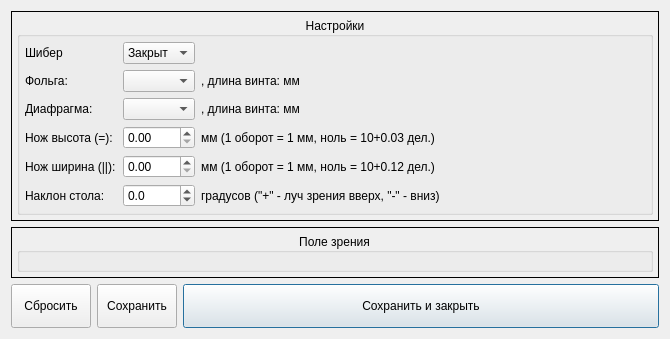
<?xml version="1.0" encoding="UTF-8"?>
<ui version="4.0">
 <class>HardwareWidgetDesign</class>
 <widget class="QWidget" name="HardwareWidgetDesign">
  <property name="geometry">
   <rect>
    <x>0</x>
    <y>0</y>
    <width>670</width>
    <height>339</height>
   </rect>
  </property>
  <property name="windowTitle">
   <string>Hardware</string>
  </property>
  <layout class="QVBoxLayout" name="verticalLayout_3">
   <item>
    <widget class="QFrame" name="frame">
     <property name="frameShape">
      <enum>QFrame::Box</enum>
     </property>
     <property name="frameShadow">
      <enum>QFrame::Plain</enum>
     </property>
     <layout class="QVBoxLayout" name="verticalLayout">
      <property name="leftMargin">
       <number>5</number>
      </property>
      <property name="topMargin">
       <number>5</number>
      </property>
      <property name="rightMargin">
       <number>5</number>
      </property>
      <property name="bottomMargin">
       <number>5</number>
      </property>
      <item>
       <widget class="QGroupBox" name="settings_groupBox">
        <property name="sizePolicy">
         <sizepolicy hsizetype="Preferred" vsizetype="Fixed">
          <horstretch>0</horstretch>
          <verstretch>0</verstretch>
         </sizepolicy>
        </property>
        <property name="font">
         <font>
          <pointsize>9</pointsize>
         </font>
        </property>
        <property name="title">
         <string>Настройки</string>
        </property>
        <property name="alignment">
         <set>Qt::AlignCenter</set>
        </property>
        <layout class="QGridLayout" name="gridLayout">
         <property name="leftMargin">
          <number>5</number>
         </property>
         <property name="topMargin">
          <number>5</number>
         </property>
         <property name="rightMargin">
          <number>5</number>
         </property>
         <property name="bottomMargin">
          <number>5</number>
         </property>
         <item row="4" column="1">
          <widget class="QDoubleSpinBox" name="vknife_doubleSpinBox">
           <property name="wrapping">
            <bool>false</bool>
           </property>
           <property name="accelerated">
            <bool>true</bool>
           </property>
           <property name="decimals">
            <number>2</number>
           </property>
           <property name="singleStep">
            <double>0.010000000000000</double>
           </property>
          </widget>
         </item>
         <item row="2" column="1">
          <widget class="QComboBox" name="diaph_comboBox"/>
         </item>
         <item row="1" column="2">
          <widget class="QLabel" name="foil_comment_label">
           <property name="text">
            <string>, длина винта: мм</string>
           </property>
          </widget>
         </item>
         <item row="3" column="0">
          <widget class="QLabel" name="label_3">
           <property name="text">
            <string>Нож высота (=): </string>
           </property>
          </widget>
         </item>
         <item row="1" column="0">
          <widget class="QLabel" name="label">
           <property name="sizePolicy">
            <sizepolicy hsizetype="Fixed" vsizetype="Preferred">
             <horstretch>0</horstretch>
             <verstretch>0</verstretch>
            </sizepolicy>
           </property>
           <property name="text">
            <string>Фольга:</string>
           </property>
          </widget>
         </item>
         <item row="1" column="1">
          <widget class="QComboBox" name="foil_comboBox">
           <property name="sizePolicy">
            <sizepolicy hsizetype="Fixed" vsizetype="Fixed">
             <horstretch>0</horstretch>
             <verstretch>0</verstretch>
            </sizepolicy>
           </property>
          </widget>
         </item>
         <item row="2" column="2">
          <widget class="QLabel" name="diaph_comment_label">
           <property name="text">
            <string>, длина винта: мм</string>
           </property>
          </widget>
         </item>
         <item row="2" column="0">
          <widget class="QLabel" name="label_2">
           <property name="text">
            <string>Диафрагма:</string>
           </property>
          </widget>
         </item>
         <item row="3" column="1">
          <widget class="QDoubleSpinBox" name="hknife_doubleSpinBox">
           <property name="wrapping">
            <bool>false</bool>
           </property>
           <property name="accelerated">
            <bool>true</bool>
           </property>
           <property name="decimals">
            <number>2</number>
           </property>
           <property name="singleStep">
            <double>0.010000000000000</double>
           </property>
          </widget>
         </item>
         <item row="3" column="2">
          <widget class="QLabel" name="label_8">
           <property name="text">
            <string>мм (1 оборот = 1 мм, ноль = 10+0.03 дел.)</string>
           </property>
          </widget>
         </item>
         <item row="5" column="2">
          <widget class="QLabel" name="label_6">
           <property name="text">
            <string>градусов (&quot;+&quot; - луч зрения вверх, &quot;-&quot; - вниз)</string>
           </property>
          </widget>
         </item>
         <item row="5" column="0">
          <widget class="QLabel" name="label_5">
           <property name="text">
            <string>Наклон стола:</string>
           </property>
          </widget>
         </item>
         <item row="5" column="1">
          <widget class="QDoubleSpinBox" name="angle_doubleSpinBox">
           <property name="decimals">
            <number>1</number>
           </property>
           <property name="minimum">
            <double>-10.000000000000000</double>
           </property>
           <property name="maximum">
            <double>10.000000000000000</double>
           </property>
           <property name="singleStep">
            <double>0.100000000000000</double>
           </property>
          </widget>
         </item>
         <item row="4" column="2">
          <widget class="QLabel" name="label_7">
           <property name="text">
            <string>мм (1 оборот = 1 мм, ноль = 10+0.12 дел.)</string>
           </property>
          </widget>
         </item>
         <item row="4" column="0">
          <widget class="QLabel" name="label_4">
           <property name="text">
            <string>Нож ширина (||):</string>
           </property>
          </widget>
         </item>
         <item row="0" column="0">
          <widget class="QLabel" name="label_9">
           <property name="text">
            <string>Шибер</string>
           </property>
          </widget>
         </item>
         <item row="0" column="1">
          <widget class="QComboBox" name="shiber_comboBox">
           <item>
            <property name="text">
             <string>Закрыт</string>
            </property>
           </item>
           <item>
            <property name="text">
             <string>Открыт</string>
            </property>
           </item>
          </widget>
         </item>
        </layout>
       </widget>
      </item>
     </layout>
    </widget>
   </item>
   <item>
    <widget class="QFrame" name="frame_2">
     <property name="frameShape">
      <enum>QFrame::Box</enum>
     </property>
     <property name="frameShadow">
      <enum>QFrame::Plain</enum>
     </property>
     <layout class="QVBoxLayout" name="verticalLayout_2">
      <property name="leftMargin">
       <number>5</number>
      </property>
      <property name="topMargin">
       <number>5</number>
      </property>
      <property name="rightMargin">
       <number>5</number>
      </property>
      <property name="bottomMargin">
       <number>5</number>
      </property>
      <item>
       <widget class="QGroupBox" name="groupBox">
        <property name="font">
         <font>
          <pointsize>9</pointsize>
         </font>
        </property>
        <property name="title">
         <string>Поле зрения</string>
        </property>
        <property name="alignment">
         <set>Qt::AlignCenter</set>
        </property>
        <property name="flat">
         <bool>true</bool>
        </property>
        <layout class="QHBoxLayout" name="FOV_horizontalLayout">
         <property name="leftMargin">
          <number>5</number>
         </property>
         <property name="topMargin">
          <number>5</number>
         </property>
         <property name="rightMargin">
          <number>5</number>
         </property>
         <property name="bottomMargin">
          <number>5</number>
         </property>
        </layout>
       </widget>
      </item>
     </layout>
    </widget>
   </item>
   <item>
    <layout class="QHBoxLayout" name="horizontalLayout">
     <item>
      <widget class="QPushButton" name="return_pushButton">
       <property name="sizePolicy">
        <sizepolicy hsizetype="Preferred" vsizetype="Fixed">
         <horstretch>0</horstretch>
         <verstretch>0</verstretch>
        </sizepolicy>
       </property>
       <property name="minimumSize">
        <size>
         <width>0</width>
         <height>44</height>
        </size>
       </property>
       <property name="font">
        <font>
         <pointsize>9</pointsize>
        </font>
       </property>
       <property name="cursor">
        <cursorShape>PointingHandCursor</cursorShape>
       </property>
       <property name="text">
        <string>Сбросить</string>
       </property>
       <property name="icon">
        <iconset>
         <normalon>../../style/icons/icons8-close-48.png</normalon>
        </iconset>
       </property>
       <property name="iconSize">
        <size>
         <width>30</width>
         <height>30</height>
        </size>
       </property>
      </widget>
     </item>
     <item>
      <widget class="QPushButton" name="install_pushButton">
       <property name="sizePolicy">
        <sizepolicy hsizetype="Preferred" vsizetype="Fixed">
         <horstretch>0</horstretch>
         <verstretch>0</verstretch>
        </sizepolicy>
       </property>
       <property name="minimumSize">
        <size>
         <width>0</width>
         <height>44</height>
        </size>
       </property>
       <property name="font">
        <font>
         <pointsize>9</pointsize>
        </font>
       </property>
       <property name="cursor">
        <cursorShape>PointingHandCursor</cursorShape>
       </property>
       <property name="text">
        <string>Сохранить</string>
       </property>
       <property name="icon">
        <iconset>
         <normalon>../../style/icons/icons8-save-48.png</normalon>
        </iconset>
       </property>
       <property name="iconSize">
        <size>
         <width>30</width>
         <height>30</height>
        </size>
       </property>
       <property name="default">
        <bool>false</bool>
       </property>
      </widget>
     </item>
     <item>
      <widget class="QPushButton" name="saveclose_pushButton">
       <property name="sizePolicy">
        <sizepolicy hsizetype="Expanding" vsizetype="Fixed">
         <horstretch>0</horstretch>
         <verstretch>0</verstretch>
        </sizepolicy>
       </property>
       <property name="minimumSize">
        <size>
         <width>0</width>
         <height>44</height>
        </size>
       </property>
       <property name="font">
        <font>
         <pointsize>9</pointsize>
        </font>
       </property>
       <property name="text">
        <string>Сохранить и закрыть</string>
       </property>
       <property name="icon">
        <iconset>
         <normalon>../../style/icons/icons8-save-close-48.png</normalon>
        </iconset>
       </property>
       <property name="iconSize">
        <size>
         <width>30</width>
         <height>30</height>
        </size>
       </property>
       <property name="default">
        <bool>true</bool>
       </property>
      </widget>
     </item>
    </layout>
   </item>
  </layout>
 </widget>
 <resources/>
 <connections/>
</ui>
